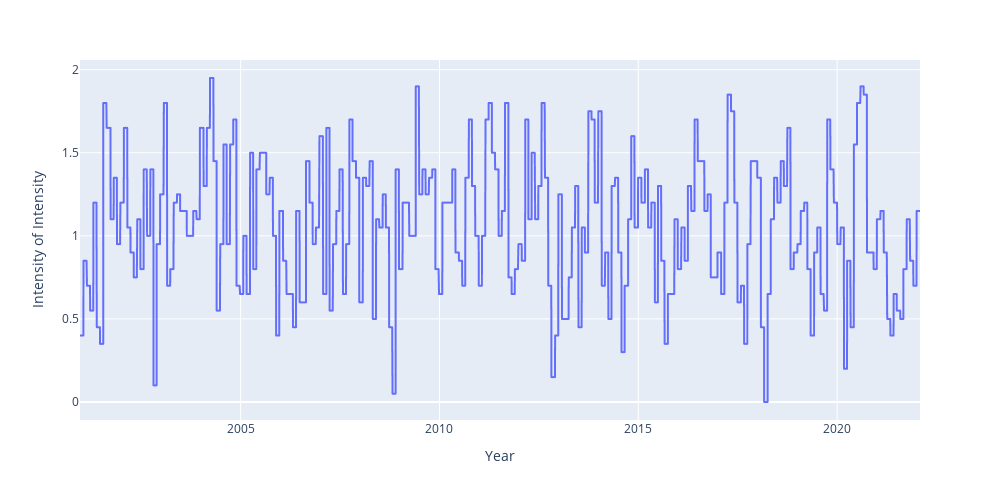

Notebook cell for this chart:
### Code cell
## test base
res = re_hf.general_single_output_LGBMRegression_Lagged(X=X, Y=Y, cur_params={"num_leaves":50, "n_estimators": 100, "reg_alpha": 0.5, "reg_lambda": 0.5}, len_train=5040)
fig = eval_model_outputs(res, intensity_of_intensity_list, show_fig=True)

### Figure 1 — Plotly figure (JSON) as saved in the notebook; plotly's stock layout.template omitted (floating-point values rounded to 4 significant figures; data arrays with more than 128 entries replaced by an {"elided": "..."} marker saying what was removed)
{"data": [{"hovertemplate": "variable=<br>rebalancing_date=%{x}<br>value=%{y}<extra></extra>", "legendgroup": "", "line": {"color": "#636efa", "dash": "solid"}, "marker": {"symbol": "circle"}, "mode": "lines", "name": "", "showlegend": false, "type": "scattergl", "x": {"elided": "5313 str values"}, "xaxis": "x", "y": {"elided": "5313 float values"}, "yaxis": "y"}], "layout": {"height": 500, "legend": {"title": {"text": "variable"}, "tracegroupgap": 0}, "margin": {"t": 60}, "width": 1000, "xaxis": {"anchor": "y", "domain": [0, 1], "title": {"text": "Year"}}, "yaxis": {"anchor": "x", "domain": [0, 1], "title": {"text": "Intensity of Intensity"}}}}
